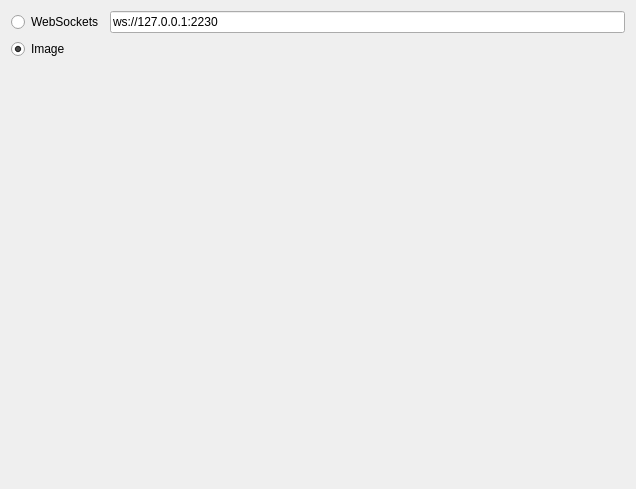
<?xml version="1.0" encoding="UTF-8"?>
<ui version="4.0">
 <class>widget_source_selection</class>
 <widget class="QWidget" name="widget_source_selection">
  <property name="geometry">
   <rect>
    <x>0</x>
    <y>0</y>
    <width>636</width>
    <height>489</height>
   </rect>
  </property>
  <property name="windowTitle">
   <string>Form</string>
  </property>
  <layout class="QVBoxLayout" name="verticalLayout">
   <item>
    <layout class="QGridLayout" name="gridLayout">
     <item row="0" column="0">
      <widget class="QRadioButton" name="radioButtonWebSockets">
       <property name="text">
        <string>WebSockets</string>
       </property>
      </widget>
     </item>
     <item row="0" column="1">
      <widget class="QLineEdit" name="lineEditWebSockets">
       <property name="text">
        <string>ws://127.0.0.1:2230</string>
       </property>
       <property name="placeholderText">
        <string>ws://127.0.0.1:1235</string>
       </property>
      </widget>
     </item>
     <item row="1" column="0">
      <widget class="QRadioButton" name="radioButtonImage">
       <property name="text">
        <string>Image</string>
       </property>
       <property name="checked">
        <bool>true</bool>
       </property>
      </widget>
     </item>
    </layout>
   </item>
   <item>
    <spacer name="verticalSpacer">
     <property name="orientation">
      <enum>Qt::Vertical</enum>
     </property>
     <property name="sizeHint" stdset="0">
      <size>
       <width>20</width>
       <height>412</height>
      </size>
     </property>
    </spacer>
   </item>
  </layout>
 </widget>
 <resources/>
 <connections/>
</ui>
